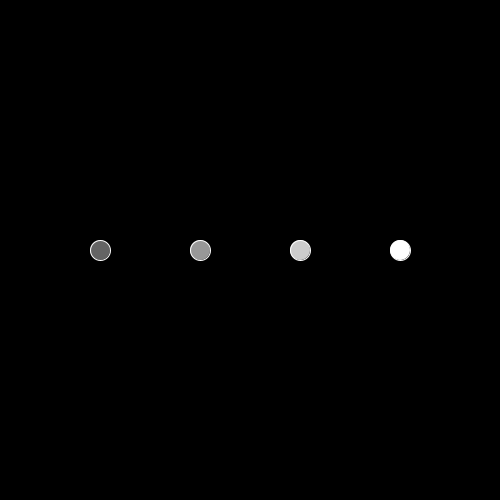
Frame 1 (no input)
Frame 60 (the mouse pressed at the canvas centre just before this capture): identical to frame 1, image omitted
Frame 120 (the mouse held since frame 60 and released just before this capture): identical to frame 1, image omitted

The Processing sketch that drew this single still picture (run headless with seeded random() and noise(); from frame 60 on, the mouse is pressed at the canvas centre):

// Processing sketch: while_uno
// ── while_uno.pde
float x = 0;

void setup() {
  size(500, 500);
}


void draw() {
  background(0);
  // como trabajamos en el contador
   /*x = x+1;
   fill(101);
   stroke(255);
   ellipse(x, width/2, 20, 20);*/
  // trabajando con while 1
  /*x = x+1;
  while (x < width) {

    fill(101);
    stroke(255);
    ellipse(x, width/2, 20, 20);
  }*/
    // trabajando con while 2
  x = 0;
  while (x < 400) {
    x = x +100;
    fill(map(x,100,400, 100,255));
    stroke(255);
    ellipse(x, width/2, 20, 20);
  }
}
